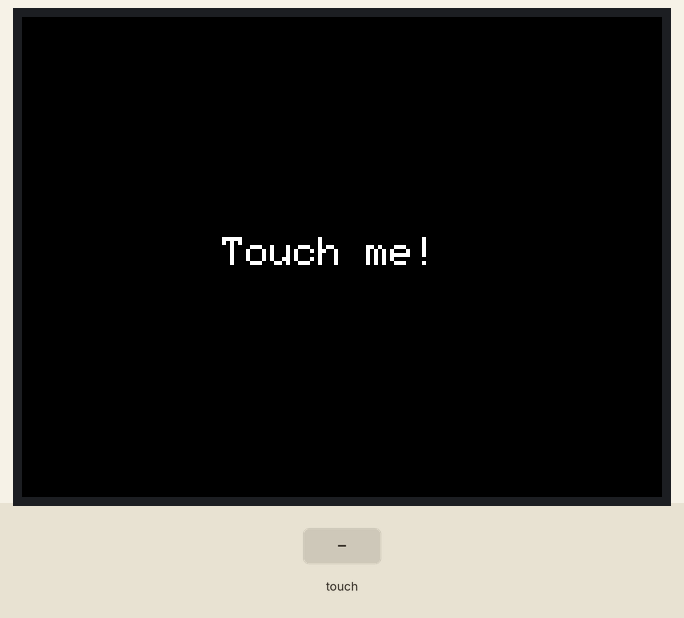
Bench run of a sketch on a simulated ESP32. Shown: 320×240 colour display. Inputs (shaded band) come from the test bench. What the sketch prints to the serial monitor is not drawn.

Above: at 1.4 s.
1.5 s: touch panel pressed at 13 % / 10 % of its raw x / y range
3.0 s: touch panel pressed at 38 % / 10 % of its raw x / y range
At 4.4 s:
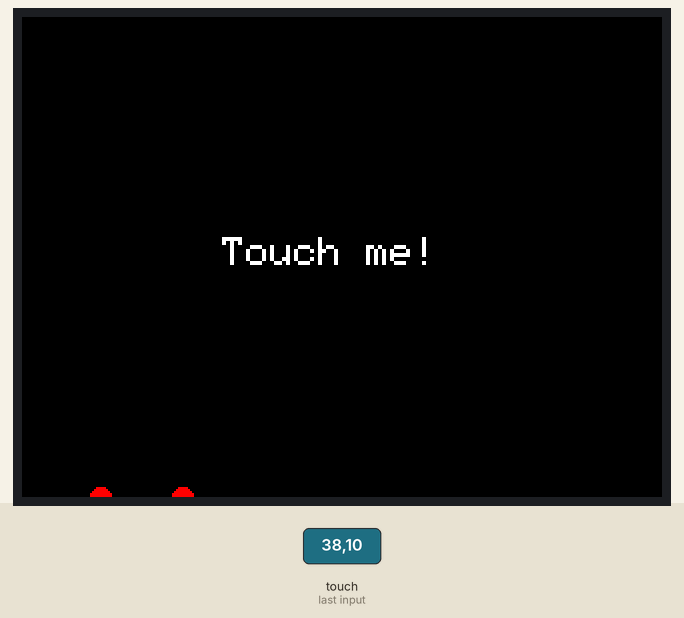
Timing chart, 0 to 6.0 s (numbered marks = the images above; inputs shaded):
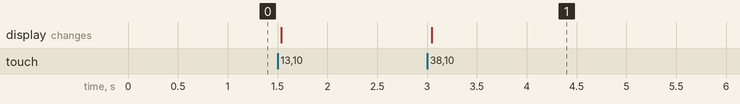

The sketch:

touchscreendemoshield.ino
```cpp
#include <TFT_eSPI.h>
#include <TouchScreen.h>

#define YP 14
#define XM 4
#define YM 27
#define XP 16

// Calibration values from your corner readings
#define TS_LEFT   30    // X value at left edge
#define TS_RIGHT  1600  // X value at right edge
#define TS_TOP    3960  // Y value at top edge
#define TS_BOT    2280  // Y value at bottom edge

#define MINPRESSURE 10
#define MAXPRESSURE 4000

TouchScreen ts = TouchScreen(XP, YP, XM, YM, 300);
TFT_eSPI tft = TFT_eSPI();

void setup() {
  Serial.begin(115200);
  analogReadResolution(12);
  analogSetAttenuation(ADC_11db);
  tft.init();
  tft.setRotation(1);
  tft.fillScreen(TFT_BLACK);
  tft.setTextColor(TFT_WHITE);
  tft.setTextSize(2);
  tft.drawString("Touch me!", 100, 110);
}

void loop() {
  pinMode(YP, INPUT);
  pinMode(XM, INPUT);
  pinMode(YM, INPUT);
  pinMode(XP, INPUT);

  TSPoint p = ts.getPoint();

  pinMode(YP, OUTPUT);
  pinMode(XM, OUTPUT);
  pinMode(YM, OUTPUT);
  pinMode(XP, OUTPUT);

  if (abs(p.z) > MINPRESSURE && p.x > 10) {
    // Map X: left=30, right=1600 → screen 0 to 320
    int x = map(p.x, TS_LEFT, TS_RIGHT, 0, 320);
    // Map Y: top=3960, bottom=2280 → screen 0 to 240
    int y = map(p.y, TS_TOP, TS_BOT, 0, 240);

    x = constrain(x, 0, 320);
    y = constrain(y, 0, 240);

    tft.fillCircle(x, y, 5, TFT_RED);

    Serial.print("Mapped X="); Serial.print(x);
    Serial.print(" Y="); Serial.println(y);
  }
  delay(50);
}
```

Measured:
- after the input at 3.0 s, the display: changes after 0.05 s (image 1)
